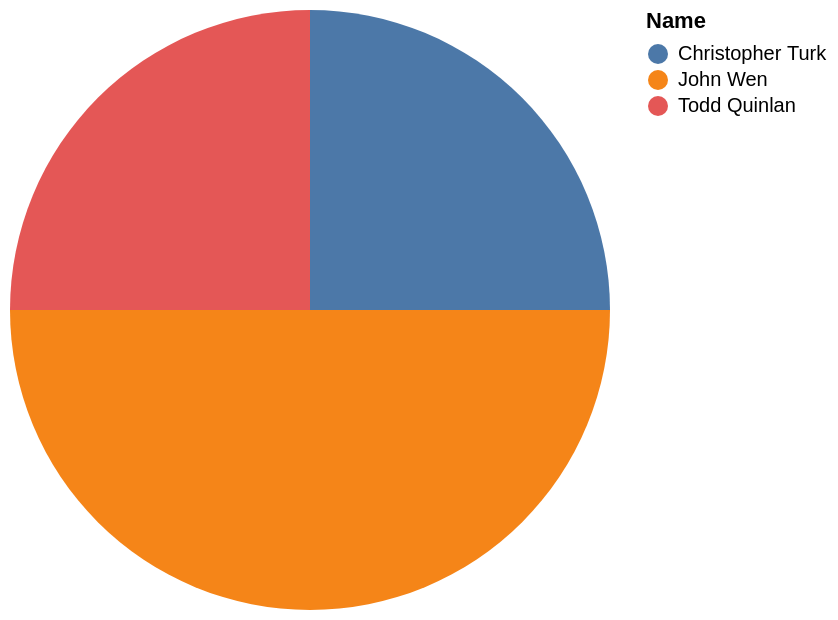

Vega-Lite specification for this chart:
### Vega-Lite specification from a JSON file in a GitHub repository (floating-point values rounded to 4 significant figures)
{"data": {"values": [{"x_data": "Christopher Turk", "y_data": 1}, {"x_data": "John Wen", "y_data": 2}, {"x_data": "Todd Quinlan", "y_data": 1}]}, "mark": "arc", "encoding": {"theta": {"field": "y_data", "type": "quantitative", "title": "COUNT(Name)"}, "color": {"field": "x_data", "type": "nominal", "title": "Name"}}}
